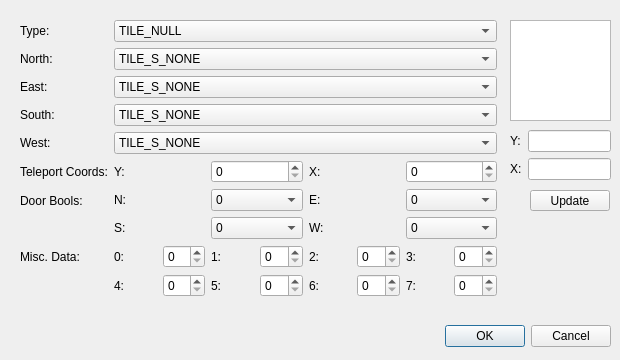
<?xml version="1.0" encoding="UTF-8"?>
<ui version="4.0">
 <class>TileEditDialog</class>
 <widget class="QDialog" name="TileEditDialog">
  <property name="geometry">
   <rect>
    <x>0</x>
    <y>0</y>
    <width>620</width>
    <height>360</height>
   </rect>
  </property>
  <property name="windowTitle">
   <string>Dialog</string>
  </property>
  <widget class="QDialogButtonBox" name="buttonBox">
   <property name="geometry">
    <rect>
     <x>270</x>
     <y>320</y>
     <width>341</width>
     <height>32</height>
    </rect>
   </property>
   <property name="orientation">
    <enum>Qt::Horizontal</enum>
   </property>
   <property name="standardButtons">
    <set>QDialogButtonBox::Cancel|QDialogButtonBox::Ok</set>
   </property>
  </widget>
  <widget class="QWidget" name="formLayoutWidget">
   <property name="geometry">
    <rect>
     <x>20</x>
     <y>20</y>
     <width>477</width>
     <height>291</height>
    </rect>
   </property>
   <layout class="QFormLayout" name="formLayout">
    <item row="0" column="0">
     <widget class="QLabel" name="label">
      <property name="text">
       <string>Type:</string>
      </property>
     </widget>
    </item>
    <item row="0" column="1">
     <widget class="QComboBox" name="tileType">
      <item>
       <property name="text">
        <string>TILE_NULL</string>
       </property>
      </item>
      <item>
       <property name="text">
        <string>TILE_NORMAL</string>
       </property>
      </item>
      <item>
       <property name="text">
        <string>TILE_STAIRS_UP</string>
       </property>
      </item>
      <item>
       <property name="text">
        <string>TILE_STAIRS_DOWN</string>
       </property>
      </item>
      <item>
       <property name="text">
        <string>TILE_TELEPORT</string>
       </property>
      </item>
      <item>
       <property name="text">
        <string>TILE_DAMAGE</string>
       </property>
      </item>
      <item>
       <property name="text">
        <string>TILE_POISON</string>
       </property>
      </item>
      <item>
       <property name="text">
        <string>TILE_FOG</string>
       </property>
      </item>
      <item>
       <property name="text">
        <string>TILE_HOLE</string>
       </property>
      </item>
      <item>
       <property name="text">
        <string>TILE_SLIDE_NORTH</string>
       </property>
      </item>
      <item>
       <property name="text">
        <string>TILE_SLIDE_EAST</string>
       </property>
      </item>
      <item>
       <property name="text">
        <string>TILE_SLIDE_SOUTH</string>
       </property>
      </item>
      <item>
       <property name="text">
        <string>TILE_SLIDE_WEST</string>
       </property>
      </item>
      <item>
       <property name="text">
        <string>TILE_ENTER_EXIT</string>
       </property>
      </item>
      <item>
       <property name="text">
        <string>TILE_ELEVATOR</string>
       </property>
      </item>
      <item>
       <property name="text">
        <string>TILE_RANDOM_DIR</string>
       </property>
      </item>
      <item>
       <property name="text">
        <string>TILE_EVENT</string>
       </property>
      </item>
      <item>
       <property name="text">
        <string>TILE_RESERVE_1</string>
       </property>
      </item>
      <item>
       <property name="text">
        <string>TILE_RESERVE_2</string>
       </property>
      </item>
      <item>
       <property name="text">
        <string>TILE_RESERVE_3</string>
       </property>
      </item>
      <item>
       <property name="text">
        <string>TILE_RESERVE_4</string>
       </property>
      </item>
     </widget>
    </item>
    <item row="1" column="0">
     <widget class="QLabel" name="label_2">
      <property name="text">
       <string>North:</string>
      </property>
     </widget>
    </item>
    <item row="1" column="1">
     <widget class="QComboBox" name="comboBoxNorth">
      <item>
       <property name="text">
        <string>TILE_S_NONE</string>
       </property>
      </item>
      <item>
       <property name="text">
        <string>TILE_S_WALL</string>
       </property>
      </item>
      <item>
       <property name="text">
        <string>TILE_S_DOORWAY</string>
       </property>
      </item>
      <item>
       <property name="text">
        <string>TILE_S_DOOR</string>
       </property>
      </item>
      <item>
       <property name="text">
        <string>TILE_S_INVS_WALL</string>
       </property>
      </item>
      <item>
       <property name="text">
        <string>TILE_S_ILLS_WALL</string>
       </property>
      </item>
      <item>
       <property name="text">
        <string>TILE_S_RESERVE_1</string>
       </property>
      </item>
      <item>
       <property name="text">
        <string>TILE_S_RESERVE_2</string>
       </property>
      </item>
      <item>
       <property name="text">
        <string>TILE_S_RESERVE_3</string>
       </property>
      </item>
      <item>
       <property name="text">
        <string>TILE_S_RESERVE_4</string>
       </property>
      </item>
     </widget>
    </item>
    <item row="2" column="0">
     <widget class="QLabel" name="label_3">
      <property name="text">
       <string>East:</string>
      </property>
     </widget>
    </item>
    <item row="3" column="0">
     <widget class="QLabel" name="label_4">
      <property name="text">
       <string>South:</string>
      </property>
     </widget>
    </item>
    <item row="4" column="0">
     <widget class="QLabel" name="label_5">
      <property name="text">
       <string>West:</string>
      </property>
     </widget>
    </item>
    <item row="5" column="0">
     <widget class="QLabel" name="label_6">
      <property name="text">
       <string>Teleport Coords:</string>
      </property>
     </widget>
    </item>
    <item row="5" column="1">
     <layout class="QHBoxLayout" name="horizontalLayout">
      <item>
       <widget class="QLabel" name="label_7">
        <property name="text">
         <string>Y:</string>
        </property>
       </widget>
      </item>
      <item>
       <widget class="QSpinBox" name="telCoordYSpinBox">
        <property name="readOnly">
         <bool>false</bool>
        </property>
       </widget>
      </item>
      <item>
       <widget class="QLabel" name="label_8">
        <property name="text">
         <string>X:</string>
        </property>
       </widget>
      </item>
      <item>
       <widget class="QSpinBox" name="telCoordXSpinBox"/>
      </item>
     </layout>
    </item>
    <item row="6" column="0">
     <widget class="QLabel" name="label_9">
      <property name="text">
       <string>Door Bools:</string>
      </property>
     </widget>
    </item>
    <item row="6" column="1">
     <layout class="QGridLayout" name="gridLayout">
      <item row="1" column="1">
       <widget class="QComboBox" name="doorSouth">
        <item>
         <property name="text">
          <string>0</string>
         </property>
        </item>
        <item>
         <property name="text">
          <string>1</string>
         </property>
        </item>
       </widget>
      </item>
      <item row="0" column="3">
       <widget class="QComboBox" name="doorEast">
        <item>
         <property name="text">
          <string>0</string>
         </property>
        </item>
        <item>
         <property name="text">
          <string>1</string>
         </property>
        </item>
       </widget>
      </item>
      <item row="1" column="3">
       <widget class="QComboBox" name="doorWest">
        <item>
         <property name="text">
          <string>0</string>
         </property>
        </item>
        <item>
         <property name="text">
          <string>1</string>
         </property>
        </item>
       </widget>
      </item>
      <item row="1" column="0">
       <widget class="QLabel" name="label_12">
        <property name="text">
         <string>S:</string>
        </property>
       </widget>
      </item>
      <item row="0" column="2">
       <widget class="QLabel" name="label_11">
        <property name="text">
         <string>E:</string>
        </property>
       </widget>
      </item>
      <item row="1" column="2">
       <widget class="QLabel" name="label_13">
        <property name="text">
         <string>W:</string>
        </property>
       </widget>
      </item>
      <item row="0" column="0">
       <widget class="QLabel" name="label_10">
        <property name="text">
         <string>N:</string>
        </property>
       </widget>
      </item>
      <item row="0" column="1">
       <widget class="QComboBox" name="doorNorth">
        <item>
         <property name="text">
          <string>0</string>
         </property>
        </item>
        <item>
         <property name="text">
          <string>1</string>
         </property>
        </item>
       </widget>
      </item>
     </layout>
    </item>
    <item row="7" column="0">
     <widget class="QLabel" name="label_14">
      <property name="text">
       <string>Misc. Data:</string>
      </property>
     </widget>
    </item>
    <item row="7" column="1">
     <layout class="QGridLayout" name="gridLayout_3">
      <item row="0" column="3">
       <widget class="QSpinBox" name="misc1"/>
      </item>
      <item row="1" column="1">
       <widget class="QSpinBox" name="misc4"/>
      </item>
      <item row="1" column="3">
       <widget class="QSpinBox" name="misc5"/>
      </item>
      <item row="1" column="7">
       <widget class="QSpinBox" name="misc7"/>
      </item>
      <item row="0" column="1">
       <widget class="QSpinBox" name="misc0"/>
      </item>
      <item row="1" column="5">
       <widget class="QSpinBox" name="misc6"/>
      </item>
      <item row="0" column="7">
       <widget class="QSpinBox" name="misc3"/>
      </item>
      <item row="0" column="4">
       <widget class="QLabel" name="label_17">
        <property name="text">
         <string>2:</string>
        </property>
       </widget>
      </item>
      <item row="0" column="0">
       <widget class="QLabel" name="label_15">
        <property name="text">
         <string>0:</string>
        </property>
       </widget>
      </item>
      <item row="0" column="2">
       <widget class="QLabel" name="label_16">
        <property name="text">
         <string>1:</string>
        </property>
       </widget>
      </item>
      <item row="0" column="5">
       <widget class="QSpinBox" name="misc2"/>
      </item>
      <item row="0" column="6">
       <widget class="QLabel" name="label_18">
        <property name="text">
         <string>3:</string>
        </property>
       </widget>
      </item>
      <item row="1" column="0">
       <widget class="QLabel" name="label_19">
        <property name="text">
         <string>4:</string>
        </property>
       </widget>
      </item>
      <item row="1" column="2">
       <widget class="QLabel" name="label_20">
        <property name="text">
         <string>5:</string>
        </property>
       </widget>
      </item>
      <item row="1" column="4">
       <widget class="QLabel" name="label_21">
        <property name="text">
         <string>6:</string>
        </property>
       </widget>
      </item>
      <item row="1" column="6">
       <widget class="QLabel" name="label_22">
        <property name="text">
         <string>7:</string>
        </property>
       </widget>
      </item>
     </layout>
    </item>
    <item row="2" column="1">
     <widget class="QComboBox" name="comboBoxEast">
      <item>
       <property name="text">
        <string>TILE_S_NONE</string>
       </property>
      </item>
      <item>
       <property name="text">
        <string>TILE_S_WALL</string>
       </property>
      </item>
      <item>
       <property name="text">
        <string>TILE_S_DOORWAY</string>
       </property>
      </item>
      <item>
       <property name="text">
        <string>TILE_S_DOOR</string>
       </property>
      </item>
      <item>
       <property name="text">
        <string>TILE_S_INVS_WALL</string>
       </property>
      </item>
      <item>
       <property name="text">
        <string>TILE_S_ILLS_WALL</string>
       </property>
      </item>
      <item>
       <property name="text">
        <string>TILE_S_RESERVE_1</string>
       </property>
      </item>
      <item>
       <property name="text">
        <string>TILE_S_RESERVE_2</string>
       </property>
      </item>
      <item>
       <property name="text">
        <string>TILE_S_RESERVE_3</string>
       </property>
      </item>
      <item>
       <property name="text">
        <string>TILE_S_RESERVE_4</string>
       </property>
      </item>
     </widget>
    </item>
    <item row="3" column="1">
     <widget class="QComboBox" name="comboBoxSouth">
      <item>
       <property name="text">
        <string>TILE_S_NONE</string>
       </property>
      </item>
      <item>
       <property name="text">
        <string>TILE_S_WALL</string>
       </property>
      </item>
      <item>
       <property name="text">
        <string>TILE_S_DOORWAY</string>
       </property>
      </item>
      <item>
       <property name="text">
        <string>TILE_S_DOOR</string>
       </property>
      </item>
      <item>
       <property name="text">
        <string>TILE_S_INVS_WALL</string>
       </property>
      </item>
      <item>
       <property name="text">
        <string>TILE_S_ILLS_WALL</string>
       </property>
      </item>
      <item>
       <property name="text">
        <string>TILE_S_RESERVE_1</string>
       </property>
      </item>
      <item>
       <property name="text">
        <string>TILE_S_RESERVE_2</string>
       </property>
      </item>
      <item>
       <property name="text">
        <string>TILE_S_RESERVE_3</string>
       </property>
      </item>
      <item>
       <property name="text">
        <string>TILE_S_RESERVE_4</string>
       </property>
      </item>
     </widget>
    </item>
    <item row="4" column="1">
     <widget class="QComboBox" name="comboBoxWest">
      <item>
       <property name="text">
        <string>TILE_S_NONE</string>
       </property>
      </item>
      <item>
       <property name="text">
        <string>TILE_S_WALL</string>
       </property>
      </item>
      <item>
       <property name="text">
        <string>TILE_S_DOORWAY</string>
       </property>
      </item>
      <item>
       <property name="text">
        <string>TILE_S_DOOR</string>
       </property>
      </item>
      <item>
       <property name="text">
        <string>TILE_S_INVS_WALL</string>
       </property>
      </item>
      <item>
       <property name="text">
        <string>TILE_S_ILLS_WALL</string>
       </property>
      </item>
      <item>
       <property name="text">
        <string>TILE_S_RESERVE_1</string>
       </property>
      </item>
      <item>
       <property name="text">
        <string>TILE_S_RESERVE_2</string>
       </property>
      </item>
      <item>
       <property name="text">
        <string>TILE_S_RESERVE_3</string>
       </property>
      </item>
      <item>
       <property name="text">
        <string>TILE_S_RESERVE_4</string>
       </property>
      </item>
     </widget>
    </item>
   </layout>
  </widget>
  <widget class="QGraphicsView" name="graphicsView">
   <property name="geometry">
    <rect>
     <x>510</x>
     <y>20</y>
     <width>101</width>
     <height>101</height>
    </rect>
   </property>
  </widget>
  <widget class="QWidget" name="formLayoutWidget_2">
   <property name="geometry">
    <rect>
     <x>510</x>
     <y>130</y>
     <width>101</width>
     <height>52</height>
    </rect>
   </property>
   <layout class="QFormLayout" name="formLayout_2">
    <item row="0" column="0">
     <widget class="QLabel" name="label_23">
      <property name="text">
       <string>Y:</string>
      </property>
     </widget>
    </item>
    <item row="0" column="1">
     <widget class="QLineEdit" name="tileCoordY">
      <property name="readOnly">
       <bool>true</bool>
      </property>
     </widget>
    </item>
    <item row="1" column="0">
     <widget class="QLabel" name="label_24">
      <property name="text">
       <string>X:</string>
      </property>
     </widget>
    </item>
    <item row="1" column="1">
     <widget class="QLineEdit" name="tileCoordX">
      <property name="readOnly">
       <bool>true</bool>
      </property>
     </widget>
    </item>
   </layout>
  </widget>
  <widget class="QPushButton" name="pushUpdate">
   <property name="geometry">
    <rect>
     <x>530</x>
     <y>190</y>
     <width>80</width>
     <height>21</height>
    </rect>
   </property>
   <property name="text">
    <string>Update</string>
   </property>
  </widget>
 </widget>
 <resources/>
 <connections>
  <connection>
   <sender>buttonBox</sender>
   <signal>accepted()</signal>
   <receiver>TileEditDialog</receiver>
   <slot>accept()</slot>
   <hints>
    <hint type="sourcelabel">
     <x>248</x>
     <y>254</y>
    </hint>
    <hint type="destinationlabel">
     <x>157</x>
     <y>274</y>
    </hint>
   </hints>
  </connection>
  <connection>
   <sender>buttonBox</sender>
   <signal>rejected()</signal>
   <receiver>TileEditDialog</receiver>
   <slot>reject()</slot>
   <hints>
    <hint type="sourcelabel">
     <x>316</x>
     <y>260</y>
    </hint>
    <hint type="destinationlabel">
     <x>286</x>
     <y>274</y>
    </hint>
   </hints>
  </connection>
 </connections>
</ui>
